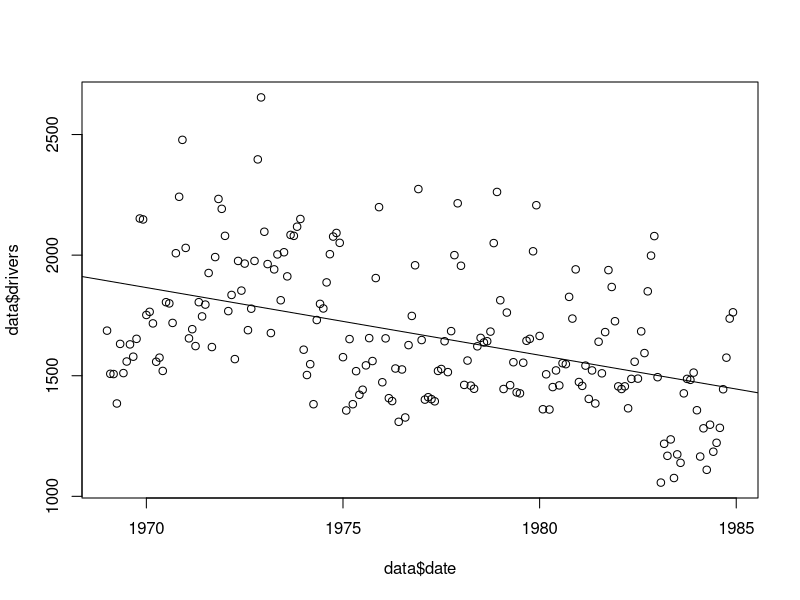
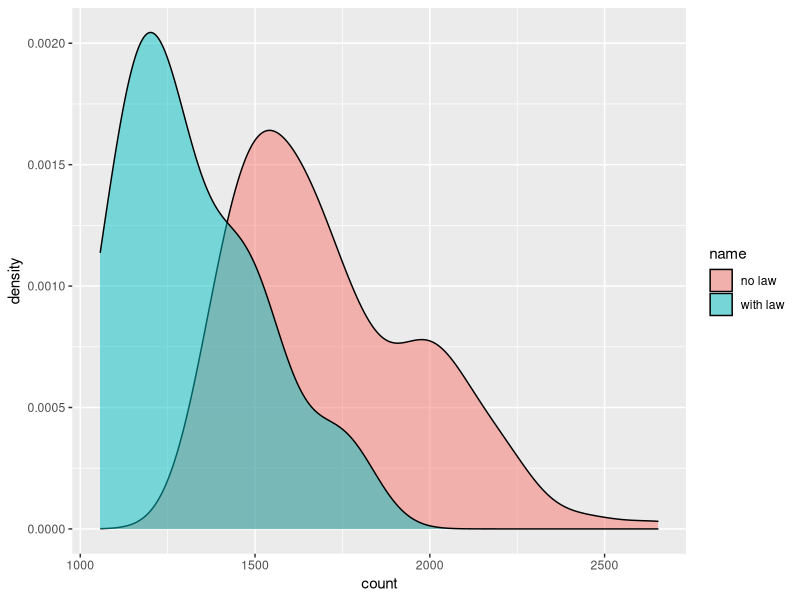
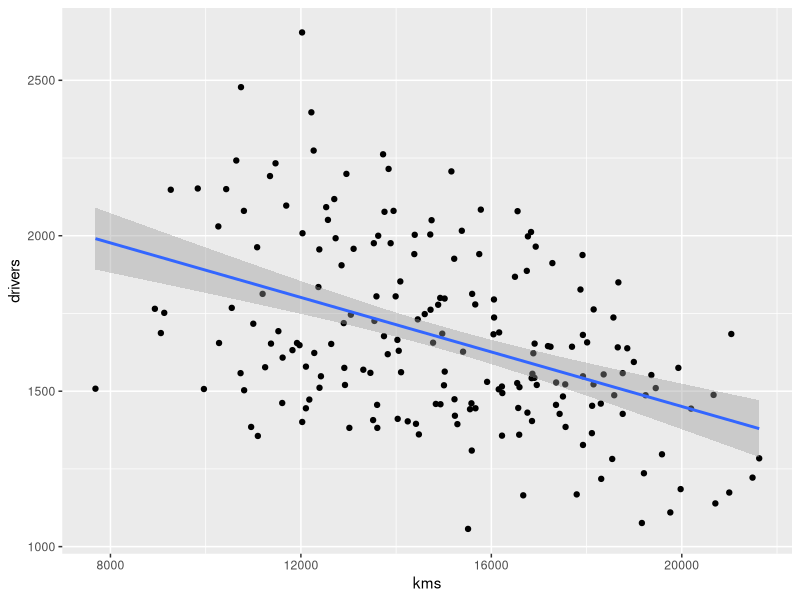

Source code (R) for these figures, in order:
library(ggplot2)

data <- data.frame(as.matrix(Seatbelts), date=time(Seatbelts))

colnames(data)
summary(data)

#check for na values
for(i in 1:ncol(data))
{
  if(any(is.na(data[,i])))
  {
    print(colnames(data)[i])
  }
}
#check for null values
for(j in 1:ncol(data))
{
  for(i in 1:nrow(data))
  {
    if(is.null(data[i, j]))
    {
      print(i, j)
    }
  }
}

#plot time to amount of drivers injured/killed
plot.ts(y=data$drivers, x=data$date)
abline(lm(data$drivers ~ data$date))


#comparing the distribution of driver injury/death in a year when the seatbelt law is applied
noLaw <- data.frame(count=data[data$law==0, "drivers"])
withLaw <- data.frame(count=data[data$law==1, "drivers"])
noLaw$name <- "no law"
withLaw$name <- "with law"
drivers <- rbind(noLaw, withLaw)
ggplot(drivers, aes(count, fill=name))+geom_density(alpha=0.5)


#comparing distance travelled with distribution of driver injury/death
ggplot(data, aes(x=kms, y=drivers))+geom_point()+geom_smooth(method="lm")




